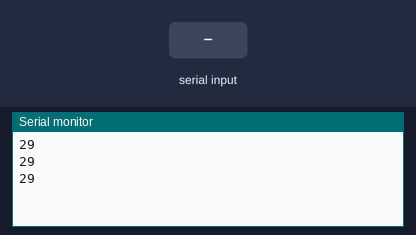
Bench run of a sketch on a simulated Arduino Uno, built with avr-gcc and run on an emulated ATmega328P. On the bench: the last lines printed to the serial monitor. Inputs (shaded band) come from the test bench. EEPROM starts erased.

Above: at 1.2 s.
1.3 s: byte 30 received over Serial
At 1.9 s:
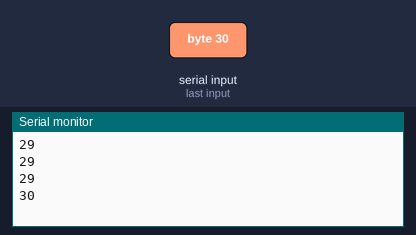
2.8 s: byte 90 received over Serial
At 3.3 s:
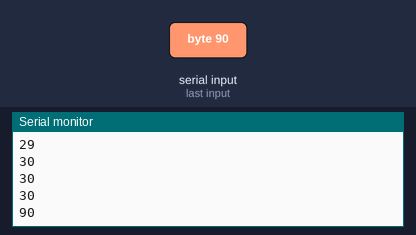
4.3 s: byte 120 received over Serial
At 4.9 s:
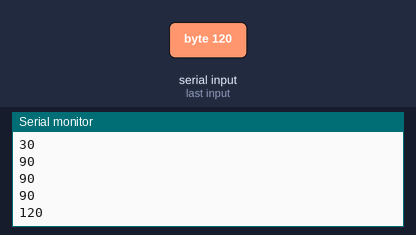
Timing chart, 0 to 7.3 s (numbered marks = the images above; inputs shaded):
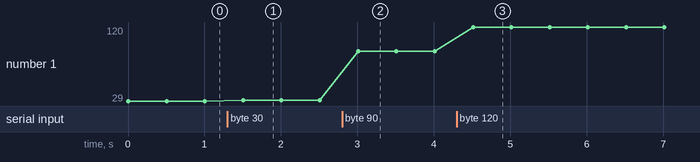

Measured:
- after the input at 1.3 s, the serial monitor: prints a new line after 0.21 s (image 1)
- after the input at 2.8 s, the serial monitor: prints a new line after 0.21 s (image 2)
- after the input at 4.3 s, the serial monitor: prints a new line after 0.22 s (image 3)
- plotted number 1: 29 → 30 after the input at 1.3 s, 30 → 90 after the input at 2.8 s, 90 → 120 after the input at 4.3 s

The sketch:

eeprom-test.ino
```cpp
#include <Wire.h>
#include <EEPROM.h>

byte botID = 29;

void setup()
{
    Serial.begin(57600);
    EEPROM.write(1,botID);
}

void loop()
{
    EEPROMReadWriteTest();
}

void EEPROMReadWriteTest()
{
    if(Serial.available() > 0)
    {
        char input = Serial.read();
        EEPROM.write(1, input);
    }

    Serial.println(EEPROM.read(1));
    delay(500);
}
```
